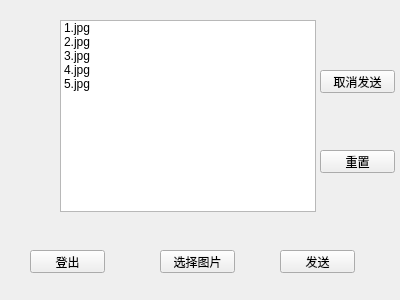
<?xml version="1.0" encoding="UTF-8"?>
<ui version="4.0">
 <class>Send_Client</class>
 <widget class="QWidget" name="Send_Client">
  <property name="geometry">
   <rect>
    <x>0</x>
    <y>0</y>
    <width>400</width>
    <height>300</height>
   </rect>
  </property>
  <property name="windowTitle">
   <string>Form</string>
  </property>
  <widget class="QPushButton" name="send_picture_pushButton">
   <property name="geometry">
    <rect>
     <x>280</x>
     <y>250</y>
     <width>75</width>
     <height>23</height>
    </rect>
   </property>
   <property name="text">
    <string>发送</string>
   </property>
  </widget>
  <widget class="QPushButton" name="choose_picture_pushButton">
   <property name="geometry">
    <rect>
     <x>160</x>
     <y>250</y>
     <width>75</width>
     <height>23</height>
    </rect>
   </property>
   <property name="text">
    <string>选择图片</string>
   </property>
  </widget>
  <widget class="QPushButton" name="pushButton">
   <property name="geometry">
    <rect>
     <x>30</x>
     <y>250</y>
     <width>75</width>
     <height>23</height>
    </rect>
   </property>
   <property name="text">
    <string>登出</string>
   </property>
  </widget>
  <widget class="QListWidget" name="listWidget">
   <property name="geometry">
    <rect>
     <x>60</x>
     <y>20</y>
     <width>256</width>
     <height>192</height>
    </rect>
   </property>
   <property name="layoutDirection">
    <enum>Qt::LeftToRight</enum>
   </property>
   <property name="autoFillBackground">
    <bool>true</bool>
   </property>
   <property name="flow">
    <enum>QListView::TopToBottom</enum>
   </property>
   <property name="layoutMode">
    <enum>QListView::SinglePass</enum>
   </property>
   <property name="viewMode">
    <enum>QListView::ListMode</enum>
   </property>
   <item>
    <property name="text">
     <string>1.jpg</string>
    </property>
   </item>
   <item>
    <property name="text">
     <string>2.jpg</string>
    </property>
   </item>
   <item>
    <property name="text">
     <string>3.jpg</string>
    </property>
   </item>
   <item>
    <property name="text">
     <string>4.jpg</string>
    </property>
   </item>
   <item>
    <property name="text">
     <string>5.jpg</string>
    </property>
   </item>
  </widget>
  <widget class="QPushButton" name="pushButton_2">
   <property name="geometry">
    <rect>
     <x>320</x>
     <y>70</y>
     <width>75</width>
     <height>23</height>
    </rect>
   </property>
   <property name="text">
    <string>取消发送</string>
   </property>
  </widget>
  <widget class="QPushButton" name="pushButton_3">
   <property name="geometry">
    <rect>
     <x>320</x>
     <y>150</y>
     <width>75</width>
     <height>23</height>
    </rect>
   </property>
   <property name="text">
    <string>重置</string>
   </property>
  </widget>
 </widget>
 <resources/>
 <connections>
  <connection>
   <sender>pushButton</sender>
   <signal>clicked()</signal>
   <receiver>Send_Client</receiver>
   <slot>close()</slot>
   <hints>
    <hint type="sourcelabel">
     <x>75</x>
     <y>250</y>
    </hint>
    <hint type="destinationlabel">
     <x>167</x>
     <y>155</y>
    </hint>
   </hints>
  </connection>
 </connections>
</ui>
